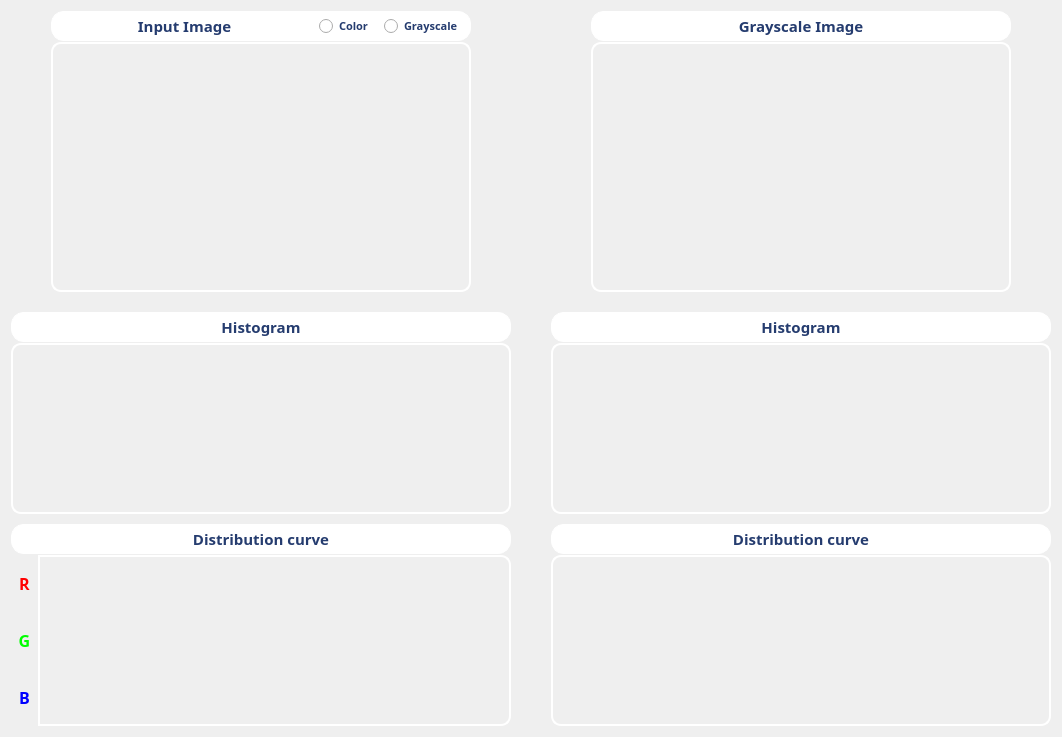
      <widget class="QWidget" name="tab_main">
       <attribute name="title">
        <string>Main</string>
       </attribute>
       <layout class="QGridLayout" name="gridLayout_53">
        <item row="0" column="0">
         <layout class="QGridLayout" name="gridLayout_52" columnstretch="1,1">
          <property name="horizontalSpacing">
           <number>40</number>
          </property>
          <item row="0" column="0">
           <layout class="QGridLayout" name="gridLayout_44" rowstretch="1,2">
            <property name="verticalSpacing">
             <number>20</number>
            </property>
            <item row="0" column="0">
             <layout class="QGridLayout" name="gridLayout_42" columnstretch="0,0,0">
              <item row="0" column="1">
               <layout class="QGridLayout" name="gridLayout_43" rowstretch="0,1">
                <property name="verticalSpacing">
                 <number>1</number>
                </property>
                <item row="1" column="0">
                 <widget class="ImageView" name="widget_main_original_img" native="true">
                  <property name="minimumSize">
                   <size>
                    <width>375</width>
                    <height>250</height>
                   </size>
                  </property>
                  <property name="maximumSize">
                   <size>
                    <width>600</width>
                    <height>16777215</height>
                   </size>
                  </property>
                  <property name="cursor">
                   <cursorShape>PointingHandCursor</cursorShape>
                  </property>
                  <property name="toolTip">
                   <string>Double-click to add an image</string>
                  </property>
                  <property name="styleSheet">
                   <string notr="true">border: 2px solid white;
border-radius: 10px;
color: white;
background-color: rgba(255, 255, 255, 0);</string>
                  </property>
                 </widget>
                </item>
                <item row="0" column="0">
                 <layout class="QGridLayout" name="gridLayout_68" columnstretch="1,0">
                  <property name="horizontalSpacing">
                   <number>0</number>
                  </property>
                  <item row="0" column="1">
                   <layout class="QGridLayout" name="gridLayout_69">
                    <property name="horizontalSpacing">
                     <number>0</number>
                    </property>
                    <item row="0" column="0">
                     <widget class="QRadioButton" name="radioButton_main_color">
                      <property name="sizePolicy">
                       <sizepolicy hsizetype="Fixed" vsizetype="Fixed">
                        <horstretch>0</horstretch>
                        <verstretch>0</verstretch>
                       </sizepolicy>
                      </property>
                      <property name="minimumSize">
                       <size>
                        <width>65</width>
                        <height>30</height>
                       </size>
                      </property>
                      <property name="font">
                       <font>
                        <family>Yu Gothic UI Semibold</family>
                        <pointsize>8</pointsize>
                        <weight>75</weight>
                        <bold>true</bold>
                       </font>
                      </property>
                      <property name="cursor">
                       <cursorShape>PointingHandCursor</cursorShape>
                      </property>
                      <property name="toolTip">
                       <string>Choose the colorization of the input image</string>
                      </property>
                      <property name="styleSheet">
                       <string notr="true">color: rgb(37, 60, 111);
background-color: white;
border: 1px solid white;</string>
                      </property>
                      <property name="text">
                       <string>Color</string>
                      </property>
                     </widget>
                    </item>
                    <item row="0" column="1">
                     <widget class="QRadioButton" name="radioButton_main_grayscale">
                      <property name="sizePolicy">
                       <sizepolicy hsizetype="Fixed" vsizetype="Fixed">
                        <horstretch>0</horstretch>
                        <verstretch>0</verstretch>
                       </sizepolicy>
                      </property>
                      <property name="minimumSize">
                       <size>
                        <width>88</width>
                        <height>30</height>
                       </size>
                      </property>
                      <property name="font">
                       <font>
                        <family>Yu Gothic UI Semibold</family>
                        <pointsize>8</pointsize>
                        <weight>75</weight>
                        <bold>true</bold>
                       </font>
                      </property>
                      <property name="cursor">
                       <cursorShape>PointingHandCursor</cursorShape>
                      </property>
                      <property name="toolTip">
                       <string>Choose the colorization of the input image</string>
                      </property>
                      <property name="styleSheet">
                       <string notr="true">color: rgb(37, 60, 111);
background-color: white;
border: 1px solid white;
border-top-right-radius: 13px;
border-bottom-right-radius: 13px;
padding-right: 2px;
</string>
                      </property>
                      <property name="text">
                       <string>Grayscale</string>
                      </property>
                     </widget>
                    </item>
                   </layout>
                  </item>
                  <item row="0" column="0">
                   <widget class="QLabel" name="label_35">
                    <property name="sizePolicy">
                     <sizepolicy hsizetype="Preferred" vsizetype="Fixed">
                      <horstretch>0</horstretch>
                      <verstretch>0</verstretch>
                     </sizepolicy>
                    </property>
                    <property name="minimumSize">
                     <size>
                      <width>222</width>
                      <height>30</height>
                     </size>
                    </property>
                    <property name="maximumSize">
                     <size>
                      <width>447</width>
                      <height>16777215</height>
                     </size>
                    </property>
                    <property name="font">
                     <font>
                      <family>Yu Gothic</family>
                      <pointsize>11</pointsize>
                      <weight>75</weight>
                      <bold>true</bold>
                     </font>
                    </property>
                    <property name="styleSheet">
                     <string notr="true">color: rgb(37, 60, 111);
background-color: white;
border: 1px solid white;
border-top-left-radius: 13px;
border-bottom-left-radius: 13px;</string>
                    </property>
                    <property name="text">
                     <string>Input Image</string>
                    </property>
                    <property name="alignment">
                     <set>Qt::AlignCenter</set>
                    </property>
                    <property name="wordWrap">
                     <bool>false</bool>
                    </property>
                   </widget>
                  </item>
                 </layout>
                </item>
               </layout>
              </item>
              <item row="0" column="2">
               <spacer name="horizontalSpacer_8">
                <property name="orientation">
                 <enum>Qt::Horizontal</enum>
                </property>
                <property name="sizeType">
                 <enum>QSizePolicy::Preferred</enum>
                </property>
                <property name="sizeHint" stdset="0">
                 <size>
                  <width>40</width>
                  <height>20</height>
                 </size>
                </property>
               </spacer>
              </item>
              <item row="0" column="0">
               <spacer name="horizontalSpacer_7">
                <property name="orientation">
                 <enum>Qt::Horizontal</enum>
                </property>
                <property name="sizeType">
                 <enum>QSizePolicy::Preferred</enum>
                </property>
                <property name="sizeHint" stdset="0">
                 <size>
                  <width>40</width>
                  <height>20</height>
                 </size>
                </property>
               </spacer>
              </item>
             </layout>
            </item>
            <item row="1" column="0">
             <layout class="QGridLayout" name="gridLayout_36" rowstretch="0,0">
              <property name="verticalSpacing">
               <number>10</number>
              </property>
              <item row="0" column="0">
               <layout class="QGridLayout" name="gridLayout_45" rowstretch="0,1">
                <property name="verticalSpacing">
                 <number>1</number>
                </property>
                <item row="0" column="0">
                 <widget class="QLabel" name="label_29">
                  <property name="sizePolicy">
                   <sizepolicy hsizetype="Preferred" vsizetype="Fixed">
                    <horstretch>0</horstretch>
                    <verstretch>0</verstretch>
                   </sizepolicy>
                  </property>
                  <property name="minimumSize">
                   <size>
                    <width>0</width>
                    <height>30</height>
                   </size>
                  </property>
                  <property name="font">
                   <font>
                    <family>Yu Gothic</family>
                    <pointsize>11</pointsize>
                    <weight>75</weight>
                    <bold>true</bold>
                   </font>
                  </property>
                  <property name="styleSheet">
                   <string notr="true">color: rgb(37, 60, 111);
background-color: white;
border: 1px solid white;
border-radius: 13px;</string>
                  </property>
                  <property name="text">
                   <string>Histogram</string>
                  </property>
                  <property name="alignment">
                   <set>Qt::AlignCenter</set>
                  </property>
                 </widget>
                </item>
                <item row="1" column="0">
                 <widget class="PlotWidget" name="plotWidge_main_histogram_color" native="true">
                  <property name="minimumSize">
                   <size>
                    <width>500</width>
                    <height>171</height>
                   </size>
                  </property>
                  <property name="maximumSize">
                   <size>
                    <width>800</width>
                    <height>16777215</height>
                   </size>
                  </property>
                  <property name="toolTip">
                   <string/>
                  </property>
                  <property name="styleSheet">
                   <string notr="true">border: 2px solid white;
border-radius: 10px;</string>
                  </property>
                 </widget>
                </item>
               </layout>
              </item>
              <item row="1" column="0">
               <layout class="QGridLayout" name="gridLayout_51" rowstretch="0,1">
                <property name="verticalSpacing">
                 <number>1</number>
                </property>
                <item row="0" column="0">
                 <widget class="QLabel" name="label_31">
                  <property name="sizePolicy">
                   <sizepolicy hsizetype="Preferred" vsizetype="Fixed">
                    <horstretch>0</horstretch>
                    <verstretch>0</verstretch>
                   </sizepolicy>
                  </property>
                  <property name="minimumSize">
                   <size>
                    <width>0</width>
                    <height>30</height>
                   </size>
                  </property>
                  <property name="font">
                   <font>
                    <family>Yu Gothic</family>
                    <pointsize>11</pointsize>
                    <weight>75</weight>
                    <bold>true</bold>
                   </font>
                  </property>
                  <property name="styleSheet">
                   <string notr="true">color: rgb(37, 60, 111);
background-color: white;
border: 1px solid white;
border-radius: 13px;</string>
                  </property>
                  <property name="text">
                   <string>Distribution curve</string>
                  </property>
                  <property name="alignment">
                   <set>Qt::AlignCenter</set>
                  </property>
                 </widget>
                </item>
                <item row="1" column="0">
                 <layout class="QGridLayout" name="gridLayout_49" columnstretch="0,1">
                  <property name="horizontalSpacing">
                   <number>0</number>
                  </property>
                  <item row="0" column="0">
                   <layout class="QGridLayout" name="gridLayout_46">
                    <property name="verticalSpacing">
                     <number>0</number>
                    </property>
                    <item row="0" column="0">
                     <widget class="QPushButton" name="pushButton_R">
                      <property name="sizePolicy">
                       <sizepolicy hsizetype="Fixed" vsizetype="Preferred">
                        <horstretch>0</horstretch>
                        <verstretch>0</verstretch>
                       </sizepolicy>
                      </property>
                      <property name="minimumSize">
                       <size>
                        <width>27</width>
                        <height>57</height>
                       </size>
                      </property>
                      <property name="font">
                       <font>
                        <family>Yu Gothic UI Semibold</family>
                        <pointsize>12</pointsize>
                        <weight>75</weight>
                        <bold>true</bold>
                       </font>
                      </property>
                      <property name="cursor">
                       <cursorShape>PointingHandCursor</cursorShape>
                      </property>
                      <property name="styleSheet">
                       <string notr="true">border-top-right-radius: 0px;
border-top-left-radius: 13px;
border-bottom-right-radius: 0px;
border-bottom-left-radius: 0px;
color: rgb(255, 0, 0);
</string>
                      </property>
                      <property name="text">
                       <string>R</string>
                      </property>
                     </widget>
                    </item>
                    <item row="1" column="0">
                     <widget class="QPushButton" name="pushButton_G">
                      <property name="sizePolicy">
                       <sizepolicy hsizetype="Fixed" vsizetype="Preferred">
                        <horstretch>0</horstretch>
                        <verstretch>0</verstretch>
                       </sizepolicy>
                      </property>
                      <property name="minimumSize">
                       <size>
                        <width>27</width>
                        <height>56</height>
                       </size>
                      </property>
                      <property name="font">
                       <font>
                        <family>Yu Gothic UI Semibold</family>
                        <pointsize>12</pointsize>
                        <weight>75</weight>
                        <bold>true</bold>
                       </font>
                      </property>
                      <property name="cursor">
                       <cursorShape>PointingHandCursor</cursorShape>
                      </property>
                      <property name="styleSheet">
                       <string notr="true">border-radius: 0px;
color: rgb(0, 255, 0);</string>
                      </property>
                      <property name="text">
                       <string>G</string>
                      </property>
                     </widget>
                    </item>
                    <item row="2" column="0">
                     <widget class="QPushButton" name="pushButton_B">
                      <property name="sizePolicy">
                       <sizepolicy hsizetype="Fixed" vsizetype="Preferred">
                        <horstretch>0</horstretch>
                        <verstretch>0</verstretch>
                       </sizepolicy>
                      </property>
                      <property name="minimumSize">
                       <size>
                        <width>27</width>
                        <height>57</height>
                       </size>
                      </property>
                      <property name="font">
                       <font>
                        <family>Yu Gothic UI Semibold</family>
                        <pointsize>12</pointsize>
                        <weight>75</weight>
                        <bold>true</bold>
                       </font>
                      </property>
                      <property name="cursor">
                       <cursorShape>PointingHandCursor</cursorShape>
                      </property>
                      <property name="styleSheet">
                       <string notr="true">border-top-right-radius:0px;
border-bottom-right-radius: 0px;
border-bottom-left-radius: 10px;
border-top-left-radius: 0px;
color: rgb(0, 0, 255);</string>
                      </property>
                      <property name="text">
                       <string>B</string>
                      </property>
                     </widget>
                    </item>
                   </layout>
                  </item>
                  <item row="0" column="1">
                   <widget class="PlotWidget" name="plotWidge_distribution_curve_color" native="true">
                    <property name="minimumSize">
                     <size>
                      <width>473</width>
                      <height>171</height>
                     </size>
                    </property>
                    <property name="maximumSize">
                     <size>
                      <width>773</width>
                      <height>16777215</height>
                     </size>
                    </property>
                    <property name="toolTip">
                     <string/>
                    </property>
                    <property name="styleSheet">
                     <string notr="true">border: 2px solid white;
border-top-right-radius: 10px;
border-bottom-right-radius: 10px;</string>
                    </property>
                   </widget>
                  </item>
                 </layout>
                </item>
               </layout>
              </item>
             </layout>
            </item>
           </layout>
          </item>
          <item row="0" column="1">
           <layout class="QGridLayout" name="gridLayout_48" rowstretch="1,2">
            <property name="verticalSpacing">
             <number>20</number>
            </property>
            <item row="0" column="0">
             <layout class="QGridLayout" name="gridLayout_41" columnstretch="0,0,0">
              <item row="0" column="1">
               <layout class="QGridLayout" name="gridLayout_37" rowstretch="0,1">
                <property name="verticalSpacing">
                 <number>1</number>
                </property>
                <item row="0" column="0">
                 <widget class="QLabel" name="label_25">
                  <property name="sizePolicy">
                   <sizepolicy hsizetype="Preferred" vsizetype="Fixed">
                    <horstretch>0</horstretch>
                    <verstretch>0</verstretch>
                   </sizepolicy>
                  </property>
                  <property name="minimumSize">
                   <size>
                    <width>0</width>
                    <height>30</height>
                   </size>
                  </property>
                  <property name="maximumSize">
                   <size>
                    <width>600</width>
                    <height>16777215</height>
                   </size>
                  </property>
                  <property name="font">
                   <font>
                    <family>Yu Gothic</family>
                    <pointsize>11</pointsize>
                    <weight>75</weight>
                    <bold>true</bold>
                   </font>
                  </property>
                  <property name="styleSheet">
                   <string notr="true">color: rgb(37, 60, 111);
background-color: white;
border: 1px solid white;
border-radius: 13px;</string>
                  </property>
                  <property name="text">
                   <string>Grayscale Image</string>
                  </property>
                  <property name="alignment">
                   <set>Qt::AlignCenter</set>
                  </property>
                 </widget>
                </item>
                <item row="1" column="0">
                 <widget class="ImageView" name="widget_grayscale_img" native="true">
                  <property name="minimumSize">
                   <size>
                    <width>375</width>
                    <height>250</height>
                   </size>
                  </property>
                  <property name="maximumSize">
                   <size>
                    <width>600</width>
                    <height>16777215</height>
                   </size>
                  </property>
                  <property name="toolTip">
                   <string/>
                  </property>
                  <property name="styleSheet">
                   <string notr="true">border: 2px solid white;
border-radius: 10px;</string>
                  </property>
                 </widget>
                </item>
               </layout>
              </item>
              <item row="0" column="0">
               <spacer name="horizontalSpacer_6">
                <property name="orientation">
                 <enum>Qt::Horizontal</enum>
                </property>
                <property name="sizeType">
                 <enum>QSizePolicy::Preferred</enum>
                </property>
                <property name="sizeHint" stdset="0">
                 <size>
                  <width>40</width>
                  <height>20</height>
                 </size>
                </property>
               </spacer>
              </item>
              <item row="0" column="2">
               <spacer name="horizontalSpacer_5">
                <property name="orientation">
                 <enum>Qt::Horizontal</enum>
                </property>
                <property name="sizeType">
                 <enum>QSizePolicy::Preferred</enum>
                </property>
                <property name="sizeHint" stdset="0">
                 <size>
                  <width>40</width>
                  <height>20</height>
                 </size>
                </property>
               </spacer>
              </item>
             </layout>
            </item>
            <item row="1" column="0">
             <layout class="QGridLayout" name="gridLayout_40">
              <property name="verticalSpacing">
               <number>10</number>
              </property>
              <item row="0" column="0">
               <layout class="QGridLayout" name="gridLayout_38" rowstretch="0,1">
                <property name="verticalSpacing">
                 <number>1</number>
                </property>
                <item row="1" column="0">
                 <widget class="PlotWidget" name="plotWidge_main_histogram_gray" native="true">
                  <property name="minimumSize">
                   <size>
                    <width>500</width>
                    <height>171</height>
                   </size>
                  </property>
                  <property name="maximumSize">
                   <size>
                    <width>800</width>
                    <height>16777215</height>
                   </size>
                  </property>
                  <property name="toolTip">
                   <string/>
                  </property>
                  <property name="styleSheet">
                   <string notr="true">border: 2px solid white;
border-radius: 10px;</string>
                  </property>
                 </widget>
                </item>
                <item row="0" column="0">
                 <widget class="QLabel" name="label_26">
                  <property name="sizePolicy">
                   <sizepolicy hsizetype="Preferred" vsizetype="Fixed">
                    <horstretch>0</horstretch>
                    <verstretch>0</verstretch>
                   </sizepolicy>
                  </property>
                  <property name="minimumSize">
                   <size>
                    <width>0</width>
                    <height>30</height>
                   </size>
                  </property>
                  <property name="font">
                   <font>
                    <family>Yu Gothic</family>
                    <pointsize>11</pointsize>
                    <weight>75</weight>
                    <bold>true</bold>
                   </font>
                  </property>
                  <property name="styleSheet">
                   <string notr="true">color: rgb(37, 60, 111);
background-color: white;
border: 1px solid white;
border-radius: 13px;</string>
                  </property>
                  <property name="text">
                   <string>Histogram</string>
                  </property>
                  <property name="alignment">
                   <set>Qt::AlignCenter</set>
                  </property>
                 </widget>
                </item>
               </layout>
              </item>
              <item row="1" column="0">
               <layout class="QGridLayout" name="gridLayout_39" rowstretch="0,1">
                <property name="verticalSpacing">
                 <number>1</number>
                </property>
                <item row="0" column="0">
                 <widget class="QLabel" name="label_27">
                  <property name="sizePolicy">
                   <sizepolicy hsizetype="Preferred" vsizetype="Fixed">
                    <horstretch>0</horstretch>
                    <verstretch>0</verstretch>
                   </sizepolicy>
                  </property>
                  <property name="minimumSize">
                   <size>
                    <width>0</width>
                    <height>30</height>
                   </size>
                  </property>
                  <property name="font">
                   <font>
                    <family>Yu Gothic</family>
                    <pointsize>11</pointsize>
                    <weight>75</weight>
                    <bold>true</bold>
                   </font>
                  </property>
                  <property name="styleSheet">
                   <string notr="true">color: rgb(37, 60, 111);
background-color: white;
border: 1px solid white;
border-radius: 13px;</string>
                  </property>
                  <property name="text">
                   <string>Distribution curve</string>
                  </property>
                  <property name="alignment">
                   <set>Qt::AlignCenter</set>
                  </property>
                 </widget>
                </item>
                <item row="1" column="0">
                 <widget class="PlotWidget" name="plotWidge_distribution_curve_gray" native="true">
                  <property name="minimumSize">
                   <size>
                    <width>500</width>
                    <height>171</height>
                   </size>
                  </property>
                  <property name="maximumSize">
                   <size>
                    <width>800</width>
                    <height>16777215</height>
                   </size>
                  </property>
                  <property name="toolTip">
                   <string/>
                  </property>
                  <property name="styleSheet">
                   <string notr="true">border: 2px solid white;
border-radius: 10px;</string>
                  </property>
                 </widget>
                </item>
               </layout>
              </item>
             </layout>
            </item>
           </layout>
          </item>
         </layout>
        </item>
       </layout>
      </widget>
